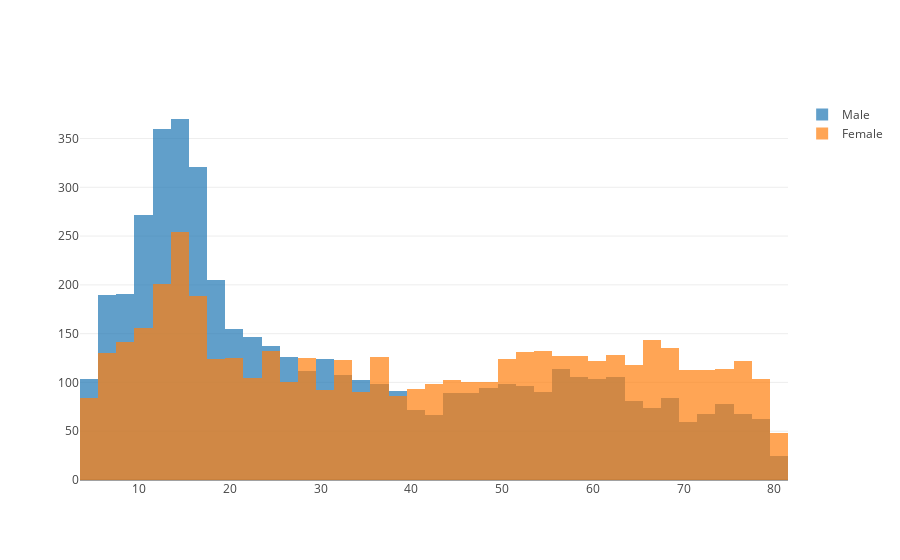

The notebook cell saved with this chart:
### Code cell
trace1 = go.Histogram(x=data[data['sex']=='Male']['age'], 
                      opacity=0.7,
                      name='Male')

trace2 = go.Histogram(x=data[data['sex']=='Female']['age'], 
                      opacity=0.7,
                      name='Female')

layout = go.Layout(barmode='overlay')
fig = go.Figure(data=[trace1, trace2], layout=layout)

iplot(fig)

### Figure 1 — Plotly figure (JSON) as saved in the notebook; plotly's stock layout.template omitted (floating-point values rounded to 4 significant figures; data arrays with more than 128 entries replaced by an {"elided": "..."} marker saying what was removed)
{"data": [{"name": "Male", "opacity": 0.7, "type": "histogram", "x": {"elided": "4939 int values"}}, {"name": "Female", "opacity": 0.7, "type": "histogram", "x": {"elided": "4778 int values"}}], "layout": {"barmode": "overlay"}}
